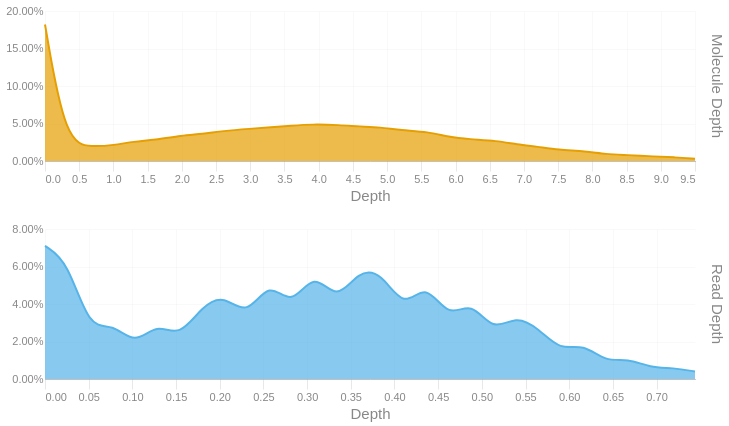

The notebook cell saved with this chart:
### Code cell
readdep = depth_hist(tb['Read Depth'], q99, 3)
readdep = readdep.with_columns(pl.lit('Read Depth').alias('Metric'))
if not SKIPLR:
    moldep = depth_hist(tb['Molecule Depth'], mol_q99, 1)
    moldep = moldep.with_columns(pl.lit('Molecule Depth').alias('Metric'))
    _hist = pl.concat([readdep, moldep])
    _hist = _hist.filter(pl.col('Proportion') != 0)
    with SafeRender(_hist):
        (
            alt.Chart(_hist)        
            .mark_area(interpolate = "basis")
            .encode(
                x=alt.X('Bin:Q').scale(domainMin=0).axis(alt.Axis(title='Depth')),
                y = alt.Y('Proportion:Q', title = None).axis(format = '.2%'),
                color = alt.Color('Metric:N').legend(None),
                row = alt.Row("Metric:N").header(title = None, labelOrient = 'right'),
                tooltip = [
                    alt.Tooltip("Metric:N", title = "Metric"),
                    alt.Tooltip('Interval:N', title = "Depth Interval"),
                    alt.Tooltip('Proportion:Q', title = "% Alignments").format('.2%')
                ]
            )
            .resolve_scale(x='independent', y='independent')
            .properties(
                height = 150, width = 650,
                usermeta={'embedOptions': {'downloadFileName': f'{samplename}.depth.hist'}}
            )
        ).display()
else:
    readdep = readdep.filter(pl.col('Proportion') != 0)
    with SafeRender(readdep):
        (
            alt.Chart(readdep)        
            .mark_area(interpolate = "basis")
            .encode(
                x=alt.X('Bin:Q').scale(domainMin=0).axis(alt.Axis(title='Depth')),
                y = alt.Y('Proportion:Q', title = None).axis(format = '.2%'),
                tooltip = [
                    alt.Tooltip('Interval:N', title = "Depth Interval"),
                    alt.Tooltip('Proportion:Q', title = "% Alignments").format('.2%')
                ]
            )
            .properties(
                usermeta={'embedOptions': {'downloadFileName': f'{samplename}.depth.hist'}}
            )
        ).display()

### Figure 1 — Vega-Lite specification as saved in the notebook (floating-point values rounded to 4 significant figures)
{"width": 650, "height": 150, "config": {"title": {"anchor": "start", "dy": -15, "fontSize": 18, "color": "#888888", "subtitleColor": "#888888", "subtitleFontSize": 14}, "arc": {"fill": "#0072B2"}, "axis": {"domainColor": "#888888", "domainWidth": 0.5, "gridWidth": 0.2, "grid": false, "titleFontWeight": 400, "titleFontSize": 15, "labelFontSize": 11, "labelColor": "#888888", "tickColor": "#888888", "tickWidth": 0.2, "titleColor": "#888888"}, "axisBand": {"grid": false}, "axisX": {"grid": true, "tickSize": 10, "domainCap": "round"}, "axisY": {"domain": false, "grid": true, "tickSize": 0, "domainCap": "round"}, "background": "transparent", "header": {"labelFontSize": 15, "labelColor": "#888888", "titleFontSize": 15, "titleFontWeight": 600, "titleColor": "#888888"}, "legend": {"labelFont": "sans-serif", "labelFontSize": 12, "labelColor": "#888888", "symbolSize": 100, "symbolType": "circle", "titleFontSize": 12, "titlePadding": 10, "titleColor": "#888888", "title": null}, "range": {"category": ["#E69F00", "#56B4E9", "#009E73", "#F0E442", "#0072B2", "#D55E00", "#CC79A7", "#000000"], "diverging": ["#cfe8f3", "#a2d4ec", "#73bfe2", "#46abdb", "#1696d2", "#12719e"]}, "area": {"fill": "#0072B2", "fillOpacity": 0.7, "line": true, "strokeOpacity": 0.7}, "line": {"color": "#0072B2", "stroke": "#0072B2", "strokeWidth": 2}, "trail": {"color": "#0072B2", "stroke": "#0072B2", "strokeWidth": 0, "size": 1}, "point": {"filled": true, "fillOpacity": 1.0, "size": 95}, "text": {"color": "#888888", "fontSize": 11, "align": "right", "fontWeight": 400, "size": 11}, "bar": {"fill": "#0072B2", "stroke": null}, "view": {"stroke": null, "continuousWidth": 660, "continuousHeight": 400}}, "data": {"name": "data-973d410cbcda23f120915c9e0f4869b1"}, "mark": {"type": "area", "interpolate": "basis"}, "encoding": {"color": {"field": "Metric", "legend": null, "type": "nominal"}, "row": {"field": "Metric", "header": {"title": null, "labelOrient": "right"}, "type": "nominal"}, "tooltip": [{"field": "Metric", "title": "Metric", "type": "nominal"}, {"field": "Interval", "title": "Depth Interval", "type": "nominal"}, {"field": "Proportion", "format": ".2%", "title": "% Alignments", "type": "quantitative"}], "x": {"axis": {"title": "Depth"}, "field": "Bin", "scale": {"domainMin": 0}, "type": "quantitative"}, "y": {"axis": {"format": ".2%"}, "field": "Proportion", "title": null, "type": "quantitative"}}, "resolve": {"scale": {"x": "independent", "y": "independent"}}, "usermeta": {"embedOptions": {"downloadFileName": "TF26LRJL0075_5B_10484332_23Y22YLT4_L7.depth.hist"}}, "$schema": "https://vega.github.io/schema/vega-lite/v6.4.1.json", "datasets": {"data-973d410cbcda23f120915c9e0f4869b1": [{"Bin": 0.0, "Interval": "0.0-0.026", "Proportion": 0.071, "Metric": "Read Depth"}, {"Bin": 0.026, "Interval": "0.026-0.051", "Proportion": 0.063, "Metric": "Read Depth"}, {"Bin": 0.051, "Interval": "0.051-0.077", "Proportion": 0.026, "Metric": "Read Depth"}, {"Bin": 0.077, "Interval": "0.077-0.103", "Proportion": 0.03, "Metric": "Read Depth"}, {"Bin": 0.103, "Interval": "0.103-0.128", "Proportion": 0.018, "Metric": "Read Depth"}, {"Bin": 0.128, "Interval": "0.128-0.154", "Proportion": 0.03, "Metric": "Read Depth"}, {"Bin": 0.154, "Interval": "0.154-0.18", "Proportion": 0.022, "Metric": "Read Depth"}, {"Bin": 0.18, "Interval": "0.18-0.205", "Proportion": 0.039, "Metric": "Read Depth"}, {"Bin": 0.205, "Interval": "0.205-0.231", "Proportion": 0.045, "Metric": "Read Depth"}, {"Bin": 0.231, "Interval": "0.231-0.257", "Proportion": 0.033, "Metric": "Read Depth"}, {"Bin": 0.257, "Interval": "0.257-0.282", "Proportion": 0.053, "Metric": "Read Depth"}, {"Bin": 0.282, "Interval": "0.282-0.308", "Proportion": 0.038, "Metric": "Read Depth"}, {"Bin": 0.308, "Interval": "0.308-0.334", "Proportion": 0.058, "Metric": "Read Depth"}, {"Bin": 0.334, "Interval": "0.334-0.359", "Proportion": 0.041, "Metric": "Read Depth"}, {"Bin": 0.359, "Interval": "0.359-0.385", "Proportion": 0.058, "Metric": "Read Depth"}, {"Bin": 0.385, "Interval": "0.385-0.411", "Proportion": 0.057, "Metric": "Read Depth"}, {"Bin": 0.411, "Interval": "0.411-0.436", "Proportion": 0.037, "Metric": "Read Depth"}, {"Bin": 0.436, "Interval": "0.436-0.462", "Proportion": 0.052, "Metric": "Read Depth"}, {"Bin": 0.462, "Interval": "0.462-0.488", "Proportion": 0.032, "Metric": "Read Depth"}, {"Bin": 0.488, "Interval": "0.488-0.513", "Proportion": 0.042, "Metric": "Read Depth"}, {"Bin": 0.513, "Interval": "0.513-0.539", "Proportion": 0.025, "Metric": "Read Depth"}, {"Bin": 0.539, "Interval": "0.539-0.565", "Proportion": 0.034, "Metric": "Read Depth"}, {"Bin": 0.565, "Interval": "0.565-0.59", "Proportion": 0.027, "Metric": "Read Depth"}, {"Bin": 0.59, "Interval": "0.59-0.616", "Proportion": 0.015, "Metric": "Read Depth"}, {"Bin": 0.616, "Interval": "0.616-0.642", "Proportion": 0.019, "Metric": "Read Depth"}, {"Bin": 0.642, "Interval": "0.642-0.667", "Proportion": 0.009, "Metric": "Read Depth"}, {"Bin": 0.667, "Interval": "0.667-0.693", "Proportion": 0.011, "Metric": "Read Depth"}, {"Bin": 0.693, "Interval": "0.693-0.719", "Proportion": 0.006, "Metric": "Read Depth"}, {"Bin": 0.719, "Interval": "0.719-0.744", "Proportion": 0.006, "Metric": "Read Depth"}, {"Bin": 0.744, "Interval": "0.744-0.77", "Proportion": 0.004, "Metric": "Read Depth"}, {"Bin": 0.0, "Interval": "0.0-0.3", "Proportion": 0.182, "Metric": "Molecule Depth"}, {"Bin": 0.3, "Interval": "0.3-0.7", "Proportion": 0.023, "Metric": "Molecule Depth"}, {"Bin": 0.7, "Interval": "0.7-1.0", "Proportion": 0.019, "Metric": "Molecule Depth"}, {"Bin": 1.0, "Interval": "1.0-1.3", "Proportion": 0.021, "Metric": "Molecule Depth"}, {"Bin": 1.3, "Interval": "1.3-1.6", "Proportion": 0.026, "Metric": "Molecule Depth"}, {"Bin": 1.6, "Interval": "1.6-2.0", "Proportion": 0.028, "Metric": "Molecule Depth"}, {"Bin": 2.0, "Interval": "2.0-2.3", "Proportion": 0.034, "Metric": "Molecule Depth"}, {"Bin": 2.3, "Interval": "2.3-2.6", "Proportion": 0.036, "Metric": "Molecule Depth"}, {"Bin": 2.6, "Interval": "2.6-3.0", "Proportion": 0.04, "Metric": "Molecule Depth"}, {"Bin": 3.0, "Interval": "3.0-3.3", "Proportion": 0.043, "Metric": "Molecule Depth"}, {"Bin": 3.3, "Interval": "3.3-3.6", "Proportion": 0.045, "Metric": "Molecule Depth"}, {"Bin": 3.6, "Interval": "3.6-3.9", "Proportion": 0.047, "Metric": "Molecule Depth"}, {"Bin": 3.9, "Interval": "3.9-4.3", "Proportion": 0.049, "Metric": "Molecule Depth"}, {"Bin": 4.3, "Interval": "4.3-4.6", "Proportion": 0.048, "Metric": "Molecule Depth"}, {"Bin": 4.6, "Interval": "4.6-4.9", "Proportion": 0.046, "Metric": "Molecule Depth"}, {"Bin": 4.9, "Interval": "4.9-5.2", "Proportion": 0.045, "Metric": "Molecule Depth"}, {"Bin": 5.2, "Interval": "5.2-5.6", "Proportion": 0.041, "Metric": "Molecule Depth"}, {"Bin": 5.6, "Interval": "5.6-5.9", "Proportion": 0.039, "Metric": "Molecule Depth"}, {"Bin": 5.9, "Interval": "5.9-6.2", "Proportion": 0.032, "Metric": "Molecule Depth"}, {"Bin": 6.2, "Interval": "6.2-6.6", "Proportion": 0.029, "Metric": "Molecule Depth"}, {"Bin": 6.6, "Interval": "6.6-6.9", "Proportion": 0.027, "Metric": "Molecule Depth"}, {"Bin": 6.9, "Interval": "6.9-7.2", "Proportion": 0.022, "Metric": "Molecule Depth"}, {"Bin": 7.2, "Interval": "7.2-7.5", "Proportion": 0.019, "Metric": "Molecule Depth"}, {"Bin": 7.5, "Interval": "7.5-7.9", "Proportion": 0.015, "Metric": "Molecule Depth"}, {"Bin": 7.9, "Interval": "7.9-8.2", "Proportion": 0.013, "Metric": "Molecule Depth"}, {"Bin": 8.2, "Interval": "8.2-8.5", "Proportion": 0.009, "Metric": "Molecule Depth"}, {"Bin": 8.5, "Interval": "8.5-8.9", "Proportion": 0.008, "Metric": "Molecule Depth"}, {"Bin": 8.9, "Interval": "8.9-9.2", "Proportion": 0.006, "Metric": "Molecule Depth"}, {"Bin": 9.2, "Interval": "9.2-9.5", "Proportion": 0.005, "Metric": "Molecule Depth"}, {"Bin": 9.5, "Interval": "9.5-9.84", "Proportion": 0.003, "Metric": "Molecule Depth"}]}}
